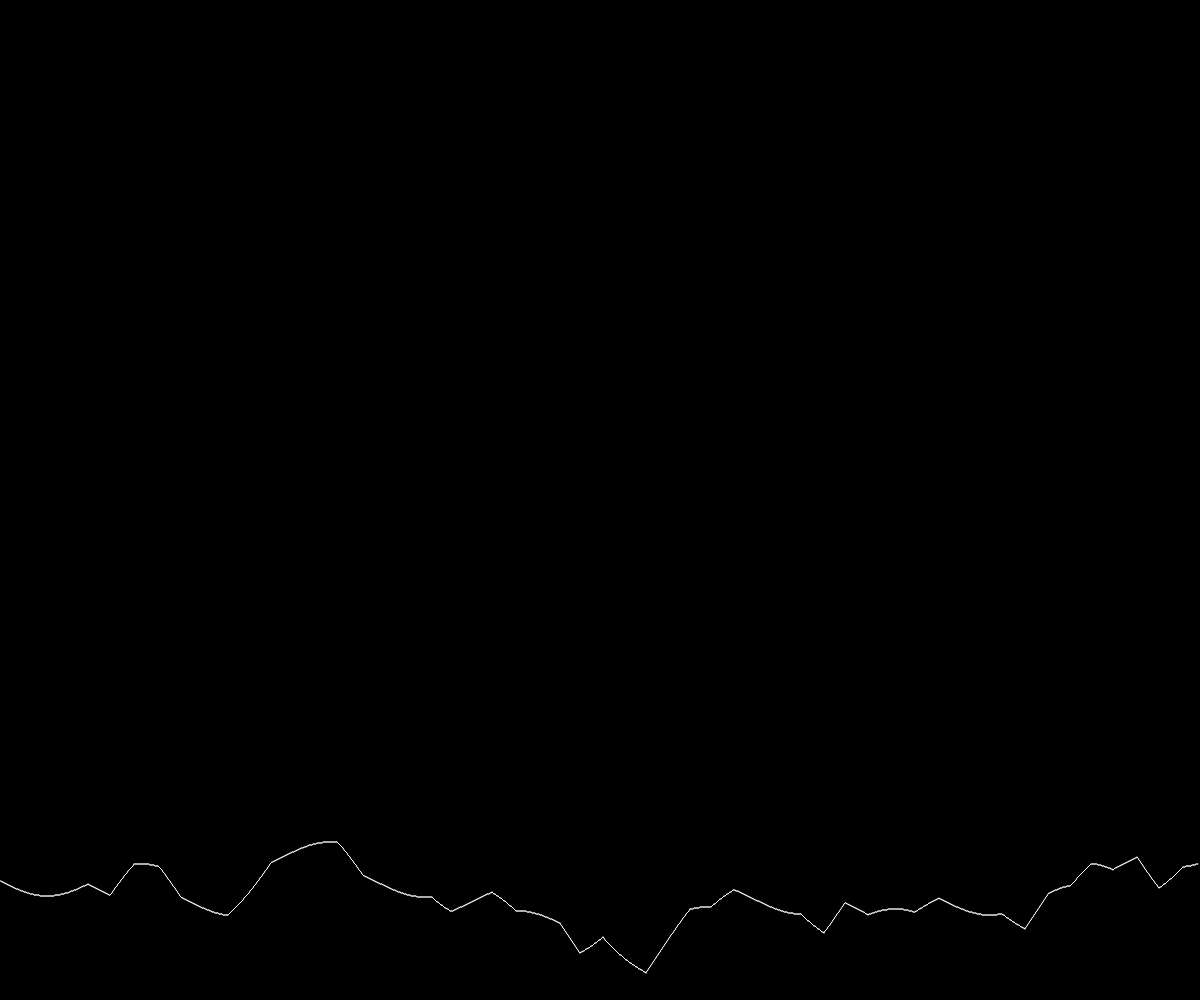
Frame 1 (no input)
Frame 60 (no input): identical to frame 1, image omitted
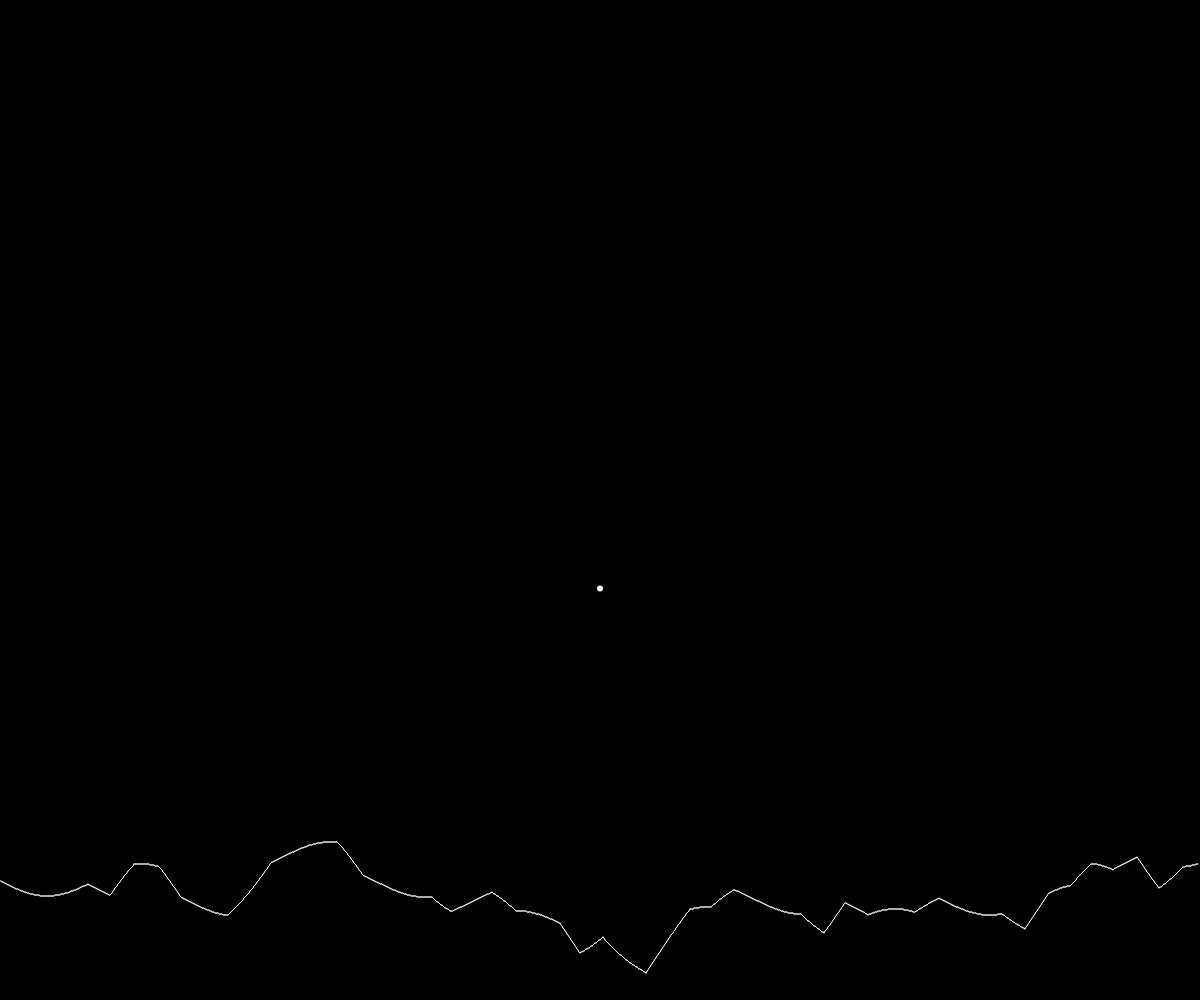
Frame 120 (the mouse pressed at the canvas centre since frame 60)

The p5.js sketch that drew these frames (run headless with seeded random() and noise() and a simulated clock; from frame 60 on, the mouse is pressed at the canvas centre):

// p5.js sketch
// ── sketch.js
/* Forest: a minimalistic interactive painting
 * Development was approached with the following steps
 * 1. draw the ground
 * 2. plant the seed
 * 3. grow tree branches
 * 4. grow leaves
 * 5. decay leaves
 * 6. repeat
 */

var groundYCoords = [];
var seeds = [];
var trees = [];
var branchColors = [[]];
var isClicked = false;
var clickWait = 0;

// ground constants
var GROUND_AMPLITUDE = 15;
var GROUND_PERIOD = 30;
var MIN_Y_OFFSET = -120;
var MAX_Y_OFFSET = 120;
var MIN_SLOPE_LENGTH = 25;
var MAX_SLOPE_LENGTH = 20;
var MIN_GRADIENT = 0;
var MAX_GRADIENT = 1;

// constants for what a seed does and looks like
var SEED_FALLING = 0;
var SEED_RESTING = 1;
var SEED_DIGGING = 2;
var SEED_GROWING = 3;
var SEED_RADIUS = 3;
var SEED_MIN_DEPTH = 10;
var SEED_MAX_DEPTH = 20;
var SEED_MIN_DIG_SPEED = 0.04;
var SEED_MAX_DIG_SPEED = 0.4;
var SEED_MIN_REST = 60;
var SEED_MAX_REST = 120;

// color definitions
var MIN_FADE_TIME = 40;
var MAX_FADE_TIME = 80;
var MAX_R = 255;
var MAX_G = 255;
var MAX_B = 255;
var MAX_ALPHA = 255;

// constants that affect living things (so deep)
var GRAVITY = 0.05;
var DECAY = 1.5;

var RANDOM_FIX = 0.5;
function setup() {
  createCanvas(windowWidth, windowHeight);
  frameRate(30);
  colorMode(RGB, MAX_R, MAX_G, MAX_B, MAX_ALPHA);
  ellipseMode(RADIUS);
   calcGround();
   background(0);
  
  // draw soil
  stroke(MAX_R, MAX_G, MAX_B, MAX_ALPHA);
  strokeWeight(1);
  for (var i = 0; i < groundYCoords.length - 1; i++) {
    line(i, groundYCoords[i], i+1, groundYCoords[i+1]);
  }

  branchColors = [[color('#C6D8FF'),color('#71A9F7'),color('#6B5CA5'),color('#72195A'),color('#4C1036')],
  [color('#A5FFE5'),color('#8CC7A1'),color('#816E94'),color('#74226C'),color('#4B2142')],
  [color('#B02E0C'),color('#EB4511'),color('#C1BFB5'),color('#8EB1C7'),color('#FEFDFF')],
  [color('#1C3144'),color('#596F62'),color('#7EA16B'),color('#C3D898'),color('#70161E')],
  [color('#12355B'),color('#420039'),color('#D72638'),color('#FFA5A5'),color('#FF570A')],
  [color('#1C1C7F'),color('#CF5C36'),color('#EFC88B'),color('#F4E3B2'),color('#D3D5D7')],
  [color('#9BE564'),color('#D7F75B'),color('#D19C1D'),color('#7D451B'),color('#472C1B')],
  [color('#4C022C'),color('#DE3C4B'),color('#87F5FB'),color('#4C1E30'),color('#CEC3C1')],
  [color('#00274C'),color('#708D81'),color('#F4D58D'),color('#BF0603'),color('#8D0801')],
  [color('#E5D7E2'),color('#FF8811'),color('#143642'),color('#119EA0'),color('#B21911')]];

}

function draw() {
  // let's start by drawing the ground
  if (isClicked) {
    background(0);
    clickWait--;

    // draw ground
    stroke(MAX_R, MAX_G, MAX_B, MAX_ALPHA);
    strokeWeight(1);
    for (var i = 0; i < groundYCoords.length - 1; i++) {
      line(i, groundYCoords[i], i+1, groundYCoords[i+1]);
    }
    
    // drop seeds and delete once planted
    strokeWeight(2);
    for (var i = seeds.length - 1; i >= 0; i--) {
      seeds[i].Run(); 
      if (!seeds[i].isAlive()) {
        seeds.splice(i, 1);
      }
    }
  }
}

function mousePressed() {
  if (mouseY < groundYCoords[mouseX]) {
    if (clickWait < 1) {
      if (!isClicked) {
        isClicked = true;
      }
      seeds.push(new PlantSeed(mouseX, mouseY));
      clickWait = 5;
    }
  }
}

/* 
 * Gives a seed the following functionallity:
 * falling, resting, digging, growing
 */ 
function PlantSeed(x, y) {
  // initialize starting position and velocity
  this.xPos = x;
  this.yPos = y;
  this.velocity = 0;
  this.alpha = MAX_ALPHA;
  this.status = SEED_FALLING;
  this.landingY = groundYCoords[x];
  this.restTime = round(random(SEED_MIN_REST, SEED_MAX_REST));
  this.digDepth = round(random(SEED_MIN_DEPTH, SEED_MAX_DEPTH));
  
  this.Run = function() {
    this.Update();
    this.Display();
  };
  
  // draws seed 
  this.Display = function() {
    noStroke();
    fill(MAX_R, MAX_G, MAX_B, this.alpha);
    ellipse(this.xPos, this.yPos, SEED_RADIUS, SEED_RADIUS);
  };
  
  // updates seed coordinates when planted
  this.Update = function() {
    switch(this.status) {
      case SEED_FALLING:
        this.yPos += this.velocity;
        this.velocity += GRAVITY;
        
        // still falling?
        if (this.yPos >= this.landingY) {
          this.status = SEED_RESTING;
        }
        break;

      case SEED_RESTING:
        this.restTime--;
        if (this.restTime <= 0) {
          this.status = SEED_DIGGING;
        }
        break;

      case SEED_DIGGING:
        // seed decelerates as it digs
        var digSpeed = SEED_MAX_DIG_SPEED * (1 - ((this.yPos - this.landingY) / (this.digDepth)));
        digSpeed = digSpeed > SEED_MIN_DIG_SPEED ? digSpeed : SEED_MIN_DIG_SPEED;
        this.yPos += digSpeed;

        if (this.yPos >= this.landingY + this.digDepth) {
          this.status = SEED_GROWING;
        }
        break;
      
      case SEED_GROWING:
        this.alpha -= DECAY;
        this.alpha = this.alpha > 0 ? this.alpha : 0;
        break;
    }
  };
  
  this.isAlive = function() {
    return (this.alpha > 0);
  };
}

/*
 * Calculates a sine wave for the ground at launch
 */
function calcGround() {
  var sketchWidth = width - 1;
  var lowestPoint = MIN_Y_OFFSET - (GROUND_AMPLITUDE * 2) - (MAX_SLOPE_LENGTH * MAX_GRADIENT);
  var currentX = 0;
  var yOffset = round(random(MIN_Y_OFFSET, MAX_Y_OFFSET));

  // generaates slopes for sine wave for the screen width
  while (currentX < sketchWidth) {
    // length and gradient of next slope
    var slopeLength = calcSlopeLength(sketchWidth - currentX);
    var slopeDirection = calcSlopeDirection(yOffset);
    var slopeGradient = round(random(MIN_GRADIENT, MAX_GRADIENT));
    slopeGradient *= slopeDirection;

    // calculates y values (sinewave + current slope)
    for (var x = currentX; x < currentX + slopeLength; x++) {
      var yBase = (GROUND_AMPLITUDE * sin(x / GROUND_PERIOD)) + (height + lowestPoint);
      yOffset += slopeGradient;
      groundYCoords[x] = round(yBase + yOffset);
    }
    currentX += slopeLength;
  }
}

/* 
 * Randomely determines the length of the next ground slope
 * this won't return a value longer than the remaining width of the screen
 */
function calcSlopeLength(remainingWidth) {
  if (remainingWidth < MIN_SLOPE_LENGTH) {
    return remainingWidth;
  } else if (remainingWidth < MAX_SLOPE_LENGTH) { 
    return round(random(MIN_SLOPE_LENGTH, remainingWidth));
  } else {
    return round(random(MIN_SLOPE_LENGTH, MAX_SLOPE_LENGTH));
  }
}

/* 
 * Randomely determines if there's an upward slope or downward slope
 * if the ground is above/below the min/max, then it slopes back to 0
 */
 function calcSlopeDirection(yOffset) {
   if (yOffset < MIN_Y_OFFSET) {
     return 1;
   } else if (yOffset > MAX_Y_OFFSET) {
     return -1;
   } else {
     return round(random(1)) == 1 ? 1 : -1;
   }
 }
